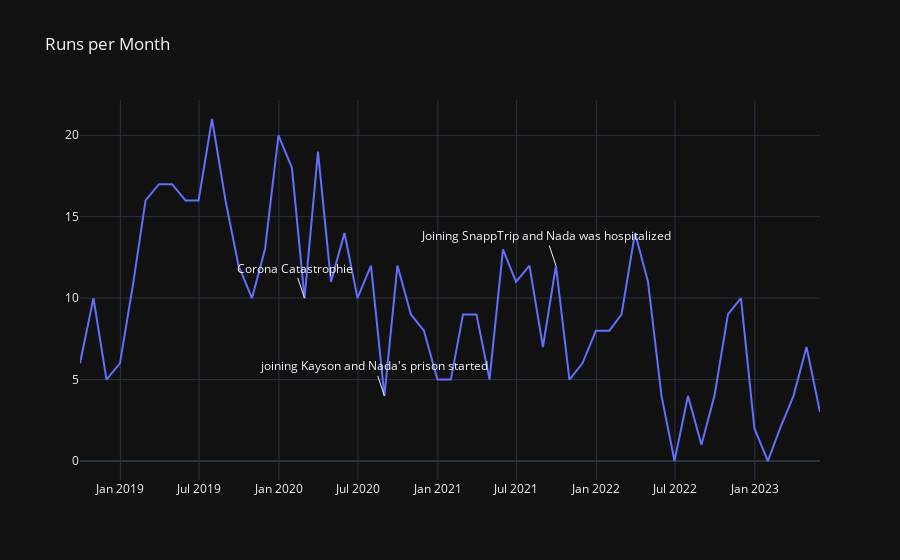

Notebook cell for this chart:
### Code cell
fig= go.Figure()
fig.add_trace(go.Scatter(
    x= df_runs_counts_monthly.index,
    y= df_runs_counts_monthly.values,
    name= '# of Runs per Month'
    ))

fig.add_annotation(
        x= '2020-02-29',
        y= 10,
        text= "Corona Catastrophie",
        showarrow= True,
    )

fig.add_annotation(
        x= '2020-08-31',
        y= 4,
        text= "joining Kayson and Nada's prison started",
        showarrow= True,
    )

fig.add_annotation(
        x= '2021-09-30',
        y= 12,
        text= "Joining SnappTrip and Nada was hospitalized",
        showarrow= True,
    )

fig.update_layout(title= 'Runs per Month', template= 'plotly_dark',
                  legend= dict())

fig.show()

### Figure 1 — Plotly figure (JSON) as saved in the notebook; plotly's stock layout.template omitted (floating-point values rounded to 4 significant figures)
{"data": [{"name": "# of Runs per Month", "type": "scatter", "x": ["2018-09-30T00:00:00", "2018-10-31T00:00:00", "2018-11-30T00:00:00", "2018-12-31T00:00:00", "2019-01-31T00:00:00", "2019-02-28T00:00:00", "2019-03-31T00:00:00", "2019-04-30T00:00:00", "2019-05-31T00:00:00", "2019-06-30T00:00:00", "2019-07-31T00:00:00", "2019-08-31T00:00:00", "2019-09-30T00:00:00", "2019-10-31T00:00:00", "2019-11-30T00:00:00", "2019-12-31T00:00:00", "2020-01-31T00:00:00", "2020-02-29T00:00:00", "2020-03-31T00:00:00", "2020-04-30T00:00:00", "2020-05-31T00:00:00", "2020-06-30T00:00:00", "2020-07-31T00:00:00", "2020-08-31T00:00:00", "2020-09-30T00:00:00", "2020-10-31T00:00:00", "2020-11-30T00:00:00", "2020-12-31T00:00:00", "2021-01-31T00:00:00", "2021-02-28T00:00:00", "2021-03-31T00:00:00", "2021-04-30T00:00:00", "2021-05-31T00:00:00", "2021-06-30T00:00:00", "2021-07-31T00:00:00", "2021-08-31T00:00:00", "2021-09-30T00:00:00", "2021-10-31T00:00:00", "2021-11-30T00:00:00", "2021-12-31T00:00:00", "2022-01-31T00:00:00", "2022-02-28T00:00:00", "2022-03-31T00:00:00", "2022-04-30T00:00:00", "2022-05-31T00:00:00", "2022-06-30T00:00:00", "2022-07-31T00:00:00", "2022-08-31T00:00:00", "2022-09-30T00:00:00", "2022-10-31T00:00:00", "2022-11-30T00:00:00", "2022-12-31T00:00:00", "2023-01-31T00:00:00", "2023-02-28T00:00:00", "2023-03-31T00:00:00", "2023-04-30T00:00:00", "2023-05-31T00:00:00"], "y": [6, 10, 5, 6, 11, 16, 17, 17, 16, 16, 21, 16, 12, 10, 13, 20, 18, 10, 19, 11, 14, 10, 12, 4, 12, 9, 8, 5, 5, 9, 9, 5, 13, 11, 12, 7, 12, 5, 6, 8, 8, 9, 14, 11, 4, 0, 4, 1, 4, 9, 10, 2, 0, 2, 4, 7, 3]}], "layout": {"annotations": [{"showarrow": true, "text": "Corona Catastrophie", "x": "2020-02-29", "y": 10}, {"showarrow": true, "text": "joining Kayson and Nada's prison started", "x": "2020-08-31", "y": 4}, {"showarrow": true, "text": "Joining SnappTrip and Nada was hospitalized", "x": "2021-09-30", "y": 12}], "autosize": true, "title": {"text": "Runs per Month"}, "xaxis": {"autorange": true, "range": ["2018-09-30", "2023-05-31"], "type": "date"}, "yaxis": {"autorange": true, "range": [-1.167, 22.17], "type": "linear"}}}
